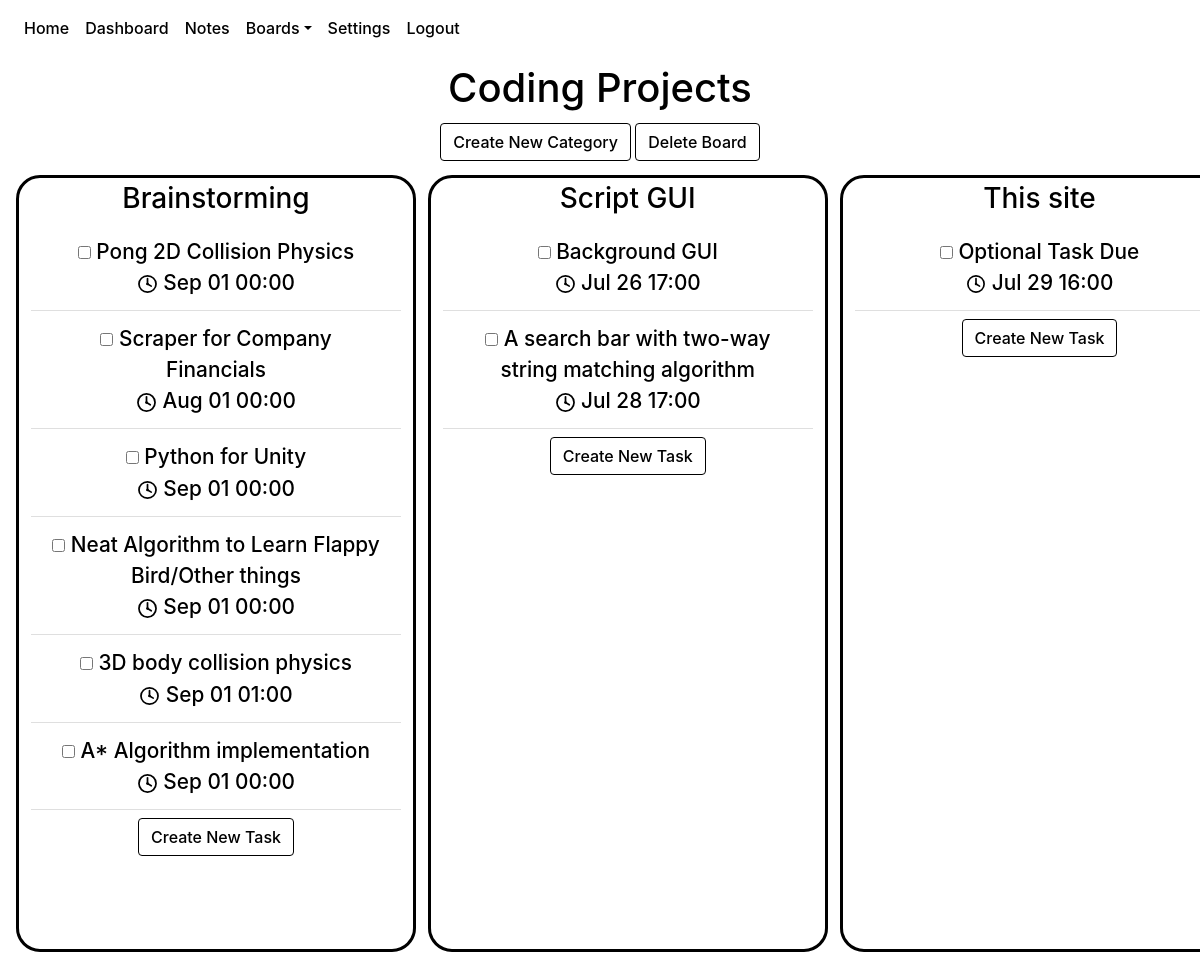
Page /boards/1 (signed in) on the committed database.
### website/models.py (models this page shows)
class Board(db.Model):
    id = db.Column(db.Integer, primary_key = True)
    name = db.Column(db.String(100))
    date = db.Column(db.DateTime(timezone=True), default=func.now())
    category_num = db.Column(db.Integer)
    categories = db.relationship('Category')
    tasks = db.relationship('Task')
    user_id = db.Column(db.Integer, db.ForeignKey('user.id'))

class Category(db.Model):
    id = db.Column(db.Integer, primary_key = True)
    name = db.Column(db.String(100))
    date = db.Column(db.DateTime(timezone=True), default=func.now())
    user_id = db.Column(db.Integer, db.ForeignKey('user.id'))
    board_id = db.Column(db.Integer,db.ForeignKey('board.id'))
    tasks = db.relationship('Task')

class Task(db.Model):
    id = db.Column(db.Integer, primary_key = True)
    created = db.Column(db.DateTime(timezone = True), default = func.now())
    last_modified = db.Column(db.DateTime(timezone = True), default = func.now())
    due_date = db.Column(db.DateTime(timezone = True))
    name = db.Column(db.String(100))
    description = db.Column(db.String(10000))
    completed = db.Column(db.Boolean, default = False)
    category = db.Column(db.Integer, db.ForeignKey('category.id'))
    board = db.Column(db.Integer, db.ForeignKey('board.id'))
    subtasks = db.relationship('Subtask')
    user_id = db.Column(db.Integer, db.ForeignKey('user.id'))

### website/views.py (the view)
@views.route('/boards/<board>', methods = ['GET'])
@login_required
def view_board(board):
    return render_template("boardview.html", user = current_user, board = board)

### website/__init__.py (called while the page is built)
def create_app():
    app = Flask(__name__)
    app.config['SECRET_KEY'] = urandom(12).hex()
    app.config['SQLALCHEMY_DATABASE_URI'] = f'sqlite:///{DB_NAME}'
    app.config['SQLALCHEMY_TRACK_MODIFICATIONS'] = False
    db.init_app(app)
    from .views import views
    from .auth import auth
    app.register_blueprint(views, url_prefix='/')
    app.register_blueprint(auth, url_prefix='/')
    from .models import User, Note, Board, Task, Category
    create_database(app)
    login_manager = LoginManager()
    login_manager.login_view = 'auth.login'
    login_manager.init_app(app)
    @login_manager.user_loader
    def load_user(id):
        return User.query.get(id)
    return app

### website/templates/boardview.html (shortened to what this page needs)
{% extends "base.html" %}
{% block style %}
<link rel="stylesheet" href="{{ url_for('static', filename = 'boardView.css') }}" />
{% endblock %}
{% block content %}
{% for boardObject in user.boards%}
{% if boardObject.id == board|int %}
{% set boardname = boardObject.name|string %}
<div class="board-title" id="board-title-div">
<h1 align="center"
id="board-title"
class="title"
ondblclick="editTitleDisplay()"
name="board-title">
{{ boardname }}
</h1>
</div>
<div align="center" class="main-buttons">
<button
class="btn btn-primary"
id="create-category-button"
onclick="showCategoryCreation()"
>
Create New Category
</button>
<button
onclick="showDeleteConfirmation(`deleteBoard({{ boardObject.id }});`, 'board');"
id="deleteBoard"
class="btn btn-secondary"
href="/boards"
>
Delete Board
</button>
</div>
<div align="center"
class="board_content"
id="envelop_content" >
{% for cat in boardObject.categories %}
<div align="center" class="category-container" name="{{ cat.name }}" draggable="true" ondragstart="dragInitCategory({{cat.id}});">
    <h3 align="center" class="display-category category_name C{{cat.id}}" ondblclick="editCategoryDisplay('{{cat.id}}')", id="category-title-{{cat.id}}" >{{ cat.name }}</h3>
    <ul class="list-group list-group-flush task_list">
    {% for task in cat.tasks%}
    {% if task.completed == False %}
    <li align="center" class="list-group-item task-item-incompleted">
        <input
        type="checkbox"
        class="task-checkbox"
        id="{{task.id}}"
        onclick="toggleTaskCompletion({{task.id}}, {{boardObject.id}})"/>
        <a class="edit_task_link" href="/boards/{{boardObject.id}}/{{cat.id}}/{{task.id}}">
            <span class="incompleted-task-text">{{task.name}}<br><img src="{{url_for('static', filename = 'clock.svg')}}" id="clock-svg"> {{task.due_date.strftime('%b %d %H:%M')}}</span>
        </a>
    </li>
    {% endif %}
    {% endfor %}
    </ul>
    <div align="center" id="new-task-container-div" class="new-task-container">
    <button
    class="btn btn-primary"
    id="createTask"
    onclick="showTaskCreation({{ boardObject.id }}, {{ cat.id }} )"
    >
    Create New Task
    </button>
    </div>
</div>
{% endfor %}
</div>
{% endif %}
{% endfor %}
{% endblock %}

### website/static/base.css (style rules this page uses)
html { height: 100vh; min-width: 99vw; max-width: 100vw; background-color: var(--navbar-background-color); }
:root { --background-color: #343a40; --text-color: #ffffff; --navbar-text-color: #9a9da0; --navbar-highlight-color: #ffffff; --navbar-background-color: #343a40; --button-text-color: #ffffff; --confirm-button-color: #007bff; --cancel-button-color: #6c757d; --delete-button-color: #ff0000; --create-screen-filter:rgba(0,0,255,.4); --delete-screen-filter:rgba(255,0,0,.6); --font-family: -apple-system, BlinkMacSystemFont,'Segoe UI',Roboto,'Helvetica Neue',Arial,'Noto Sans',sans-serif,'Apple Color Emoji','Segoe UI Emoji','Segoe UI Symbol','Noto Color Emoji'; --font-style: none; --font-weight: 500; }
body { width: 100%; min-height: 100vh; color: var(--text-color); background-color: var(--navbar-background-color); font-weight: var(--font-weight); font-family: var(--font-family); font-style: var(--font-style); }
h1, h2, h3, h4, h5, h6, p, div, a, li.list-group-item { color: var(--text-color); background-color: var(--background-color); font-weight: var(--font-weight); font-family: var(--font-family); font-style: var(--font-style); }
button.btn.btn-primary { background-color: var(--confirm-button-color)!important; border-color: var(--confirm-button-color)!important; color: var(--button-text-color)!important; font-weight: var(--font-weight); font-family: var(--font-family); font-style: var(--font-style); }
button.btn.btn-secondary { background-color: var(--cancel-button-color)!important; border-color: var(--cancel-button-color)!important; color: var(--button-text-color)!important; font-weight: var(--font-weight); font-family: var(--font-family); font-style: var(--font-style); }

### website/static/boardView.css (style rules this page uses)
div#board-title-div { align-items: center; display:block; min-width: 100%; padding: 0.5rem; }
:root { --show-title: block; --show-input-box: None; --show-changename-button: None; --category-background-color: var(--background-color); }
input { text-align: center; }
div.board-title { height: 7vh; }
h1#board-title { display: var(--show-title); }
div.main-buttons { height: 5vh; }
.board_content { position: relative; display: grid; grid-template-rows: 1fr; grid-auto-columns: 25rem; min-width: 100%; height: 81.6vh; overflow-x: auto; gap: 0% 1%; background-color: none; margin: none; padding: 0% 1%; }
div.category-container { justify-content: center; grid-row: 1; background-color: var(--background-color); border-radius: 1.5rem; height: 99.4%; width: 100%; overflow-y: auto; max-height: none; padding: 0.25rem; margin: 0.25rem; border-color: var(--navbar-background-color); border-width: .2rem; border-style: solid; }
li.task-item-incompleted { text-decoration: none; background-color: var(--category-background-color); }
ul.task_list { list-style-type: none; margin: 0.5rem; padding: 0; font-size: 1.3rem; word-wrap:break-word; max-width: 100%; background-color: var(--category-background-color); min-height: fit-content; }
.incompleted-task-text, .completed-task-text { background-color: var(--category-background-color); }
.category_name, .new-task-container { background-color: inherit; width: fit-content; height: fit-content; }
img#clock-svg { width: 1.3rem; }
a.edit_task_link { color:black; }

### rows in the picture
Board: name "Coding Projects"
Category: name "Brainstorming"
Task: name "Pong 2D Collision Physics", completed False (drawn), due_date "Sep 01 00:00"
Task: name "Scraper for Company Financials", completed False (drawn), due_date "Aug 01 00:00"
Task: name "Python for Unity", completed False (drawn), due_date "Sep 01 00:00"
Task: name "Neat Algorithm to Learn Flappy Bird/Other things", completed False (drawn), due_date "Sep 01 00:00"
Task: name "3D body collision physics", completed False (drawn), due_date "Sep 01 01:00"
Task: name "A* Algorithm implementation", completed False (drawn), due_date "Sep 01 00:00"
Category: name "Script GUI"
Task: name "Background GUI", completed False (drawn), due_date "Jul 26 17:00"
Task: name "A search bar with two-way string matching algorithm", completed False (drawn), due_date "Jul 28 17:00"
Category: name "This site"
Task: name "Optional Task Due", completed False (drawn), due_date "Jul 29 16:00"
